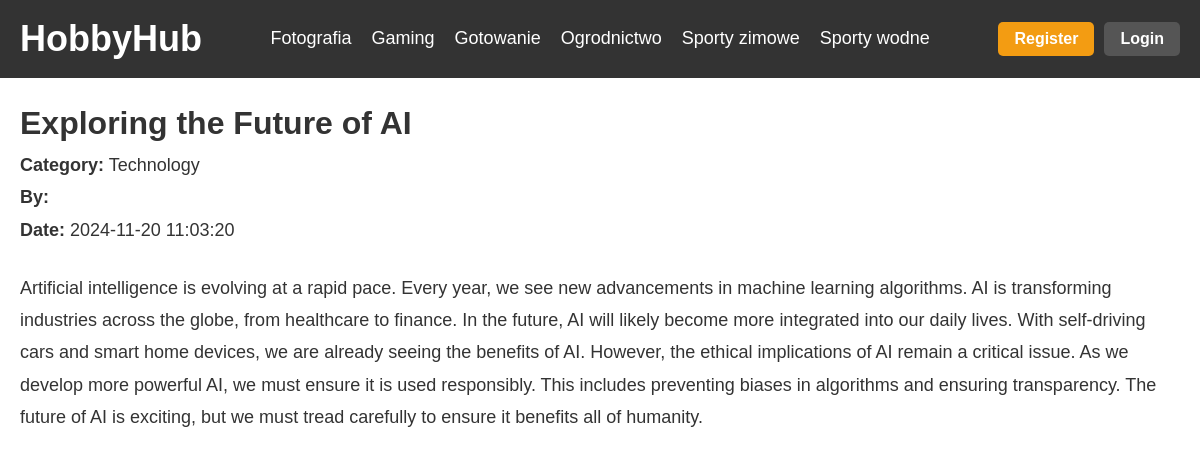
The page /post.php?id=1 on the database its author committed.
### tables this page shows
CREATE TABLE `posts` (
  `post_id` int(10) UNSIGNED NOT NULL,
  `user_id` int(10) UNSIGNED NOT NULL,
  `category_id` int(10) UNSIGNED DEFAULT NULL,
  `content` text NOT NULL,
  `created_at` timestamp NOT NULL DEFAULT CURRENT_TIMESTAMP,
  `title` varchar(255) NOT NULL,
  `is_question` tinyint(1) DEFAULT '0',
  `image` blob NOT NULL
);

CREATE TABLE `categories` (
  `category_id` int(10) UNSIGNED NOT NULL,
  `name` varchar(50) NOT NULL,
  `description` text
);

### post.php (the view, shortened to what this page needs)
<?php
include 'db_connection.php';
$post_id = isset($_GET['id']) ? (int) $_GET['id'] : 0;
if ($post_id > 0) {
    $sql = "SELECT p.post_id, p.title, p.created_at, p.content, u.username, c.name AS category_name
            FROM posts p
            LEFT JOIN users u ON p.user_id = u.user_id
            LEFT JOIN categories c ON p.category_id = c.category_id
            WHERE p.post_id = $post_id";
    $result = $conn->query($sql);
    if ($result->num_rows > 0) {
        $row = $result->fetch_assoc();
    } else {
        echo "<p>Post not found.</p>";
        exit;
    }
} else {
    echo "<p>Invalid post ID.</p>";
    exit;
}
?>
<!DOCTYPE html>
<html lang="en">
<head>
    <link rel="stylesheet" href="glowna.css">
</head>
<body>
  <header>
    <nav class="navbar">
      <div class="logo">
        <h1><a href="index.php" class="logo-link">HobbyHub</a></h1>
      </div>
      <ul class="nav-links">
        <li><a href="#">Fotografia</a></li>
        <li><a href="#">Gaming</a></li>
        <li><a href="#">Gotowanie</a></li>
        <li><a href="#">Ogrodnictwo</a></li>
        <li><a href="#">Sporty zimowe</a></li>
        <li><a href="#">Sporty wodne</a></li>
      </ul>
      <div class="auth-buttons">
        <button class="btn register-btn" onclick="window.location.href='register.php'">Register</button>
        <button class="btn login-btn" onclick="window.location.href='login.php'">Login</button>
      </div>
    </nav>
  </header>
  <main class="container">
    <div class="post-details">
        <h1><?php echo htmlspecialchars($row['title'], ENT_QUOTES, 'UTF-8'); ?></h1>
        <p><strong>Category:</strong> <?php echo htmlspecialchars($row['category_name'], ENT_QUOTES, 'UTF-8'); ?></p>
        <p><strong>By:</strong> <?php echo htmlspecialchars($row['username'], ENT_QUOTES, 'UTF-8'); ?></p>
        <p><strong>Date:</strong> <?php echo htmlspecialchars($row['created_at'], ENT_QUOTES, 'UTF-8'); ?></p>
        <br />
        <p><?php echo $row['content']; ?></p>
    </div>
  </main>
</body>
</html>

### glowna.css (style rules this page uses)
* { margin: 0; padding: 0; box-sizing: border-box; }
body { font-family: Arial, sans-serif; line-height: 1.6; color: #333; }
header { width: 100%; background-color: #333; color: #fff; }
.navbar { display: flex; justify-content: space-between; align-items: center; padding: 10px 20px; }
.logo-link { color: #f39c12; text-decoration: none; font-size: 36px; font-weight: bold; font-family: 'Arial', sans-serif; transition: color 0.3s ease, transform 0.3s ease; }
.nav-links { list-style: none; display: flex; gap: 20px; }
.nav-links li { position: relative; }
.nav-links a { text-decoration: none; color: #fff; font-size: 18px; transition: color 0.3s ease; }
.nav-links li::after { content: ""; position: absolute; bottom: -5px; left: 0; width: 0; height: 3px; background-color: #f39c12; transition: width 0.3s ease; }
.container { max-width: 1200px; margin: 0 auto; padding: 20px; }
.container p { font-size: 18px; line-height: 1.8; }
.auth-buttons { display: flex; gap: 10px; }
.btn { padding: 8px 16px; font-size: 16px; font-weight: bold; border: none; border-radius: 5px; cursor: pointer; transition: background-color 0.3s ease, transform 0.2s ease; }
.register-btn { background-color: #f39c12; color: #fff; }
.login-btn { background-color: #555; color: #fff; }
.logo a { color: white; text-decoration: none; font-size: 36px; font-weight: bold; font-family: 'Arial', sans-serif; transition: color 0.3s ease, transform 0.3s ease; }

### rows shown on the page
posts: title "Exploring the Future of AI", category.name "Technology", created_at "2024-11-20 11:03:20", content "Artificial intelligence is evolving at a rapid pace. Every year, we see new advancements in machine learning algorithms. AI is transforming industries across the globe, from healthcare to finance. In the future, AI will likely become more integrated into our daily lives. With self-driving cars and smart home devices, we are already seeing the benefits of AI. However, the ethical implications of AI remain a critical issue. As we develop more powerful AI, we must ensure it is used responsibly. This includes preventing biases in algorithms and ensuring transparency. The future of AI is exciting, but we must tread carefully to ensure it benefits all of humanity."
